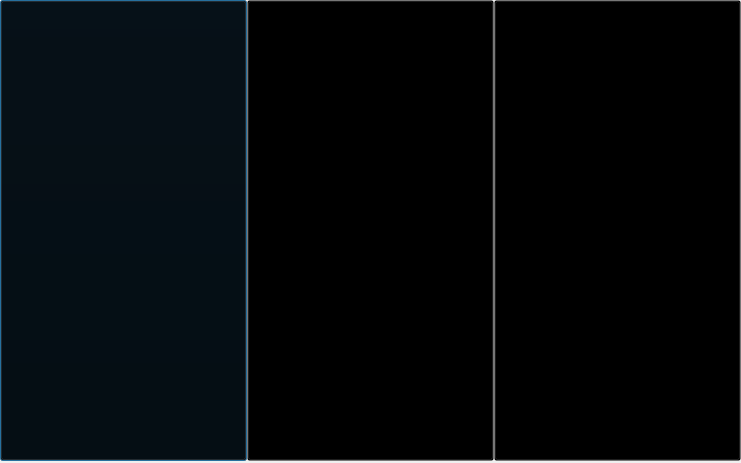
<?xml version="1.0" encoding="UTF-8"?>
<ui version="4.0">
 <class>play</class>
 <widget class="QDialog" name="play">
  <property name="geometry">
   <rect>
    <x>0</x>
    <y>0</y>
    <width>741</width>
    <height>463</height>
   </rect>
  </property>
  <property name="windowTitle">
   <string>Dialog</string>
  </property>
  <widget class="QLabel" name="label">
   <property name="geometry">
    <rect>
     <x>0</x>
     <y>-10</y>
     <width>247</width>
     <height>471</height>
    </rect>
   </property>
   <property name="text">
    <string/>
   </property>
   <property name="scaledContents">
    <bool>true</bool>
   </property>
  </widget>
  <widget class="QLabel" name="label_2">
   <property name="geometry">
    <rect>
     <x>247</x>
     <y>0</y>
     <width>247</width>
     <height>461</height>
    </rect>
   </property>
   <property name="text">
    <string/>
   </property>
   <property name="pixmap">
    <pixmap>picture/medium_final.jpg</pixmap>
   </property>
   <property name="scaledContents">
    <bool>true</bool>
   </property>
  </widget>
  <widget class="QLabel" name="label_3">
   <property name="geometry">
    <rect>
     <x>494</x>
     <y>0</y>
     <width>247</width>
     <height>461</height>
    </rect>
   </property>
   <property name="text">
    <string/>
   </property>
   <property name="pixmap">
    <pixmap>picture/hard_final.jpg</pixmap>
   </property>
   <property name="scaledContents">
    <bool>true</bool>
   </property>
  </widget>
  <widget class="QPushButton" name="pushButton_easy">
   <property name="geometry">
    <rect>
     <x>0</x>
     <y>0</y>
     <width>247</width>
     <height>461</height>
    </rect>
   </property>
   <property name="styleSheet">
    <string notr="true">QPushButton#pushButton_easy{
	background-color:transparent;
	}
QPushButton#pushButton_easy:hover{
	/*background-color: rgba(0,255,255,0.2);*/
    background-color:rgba(189, 0, 0, 0.2);
	border-width: 3px;
	border-style:solid;
	border-color:white;
	border-radius:4px;
}</string>
   </property>
   <property name="text">
    <string/>
   </property>
  </widget>
  <widget class="QPushButton" name="pushButton_normal">
   <property name="geometry">
    <rect>
     <x>247</x>
     <y>0</y>
     <width>247</width>
     <height>461</height>
    </rect>
   </property>
   <property name="styleSheet">
    <string notr="true">QPushButton{
	background-color:transparent;
	}
QPushButton:hover{
	/*background-color: rgba(0,255,255,0.2);*/
	background-color: rgba(255, 128, 1, 0.2);	
	border-width: 3px;
	border-style:solid;
	border-color:white;
	border-radius:4px;
}</string>
   </property>
   <property name="text">
    <string/>
   </property>
  </widget>
  <widget class="QPushButton" name="pushButton_hard">
   <property name="geometry">
    <rect>
     <x>494</x>
     <y>0</y>
     <width>247</width>
     <height>461</height>
    </rect>
   </property>
   <property name="styleSheet">
    <string notr="true">QPushButton{
	background-color:transparent;
	}
QPushButton:hover{
	background-color: rgba(0,255,255,0.2);
	border-width: 3px;
	border-style:solid;
	border-color:white;
	border-radius:4px;
}</string>
   </property>
   <property name="text">
    <string/>
   </property>
  </widget>
 </widget>
 <resources/>
 <connections/>
</ui>
